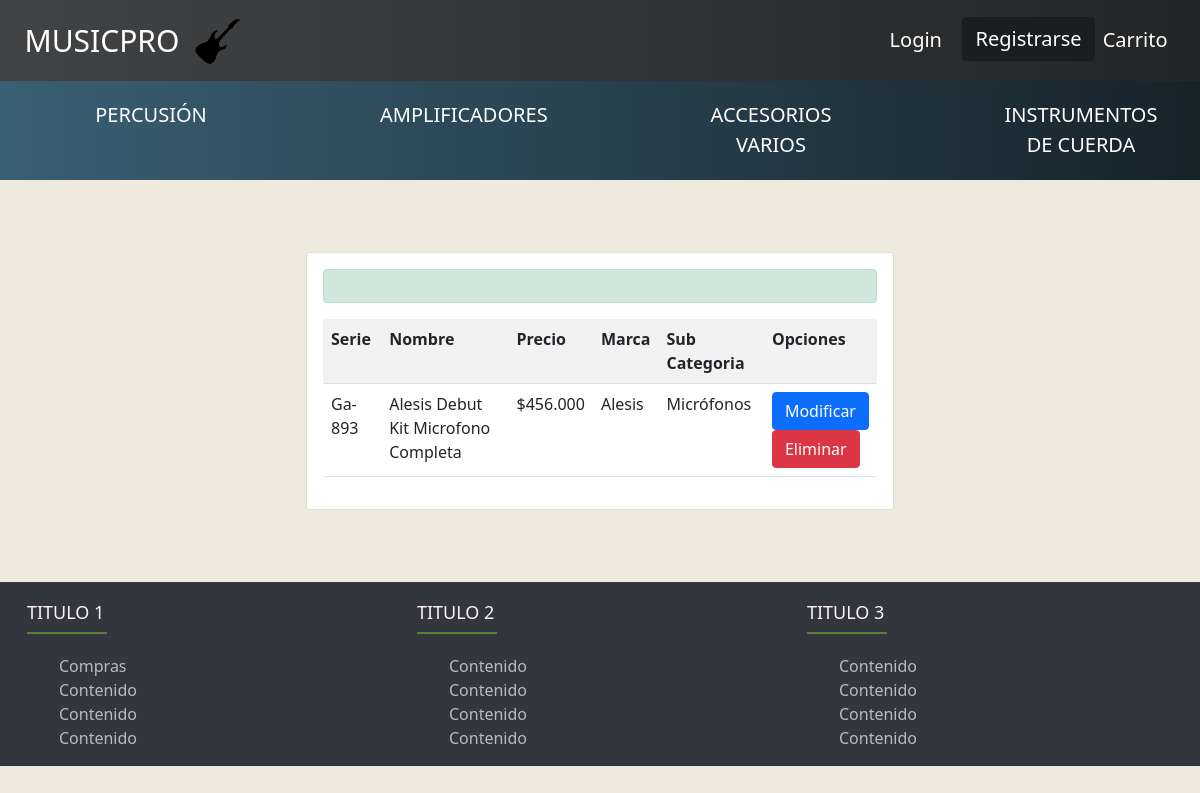
/list_product/, run on an earlier commit of the app's database.
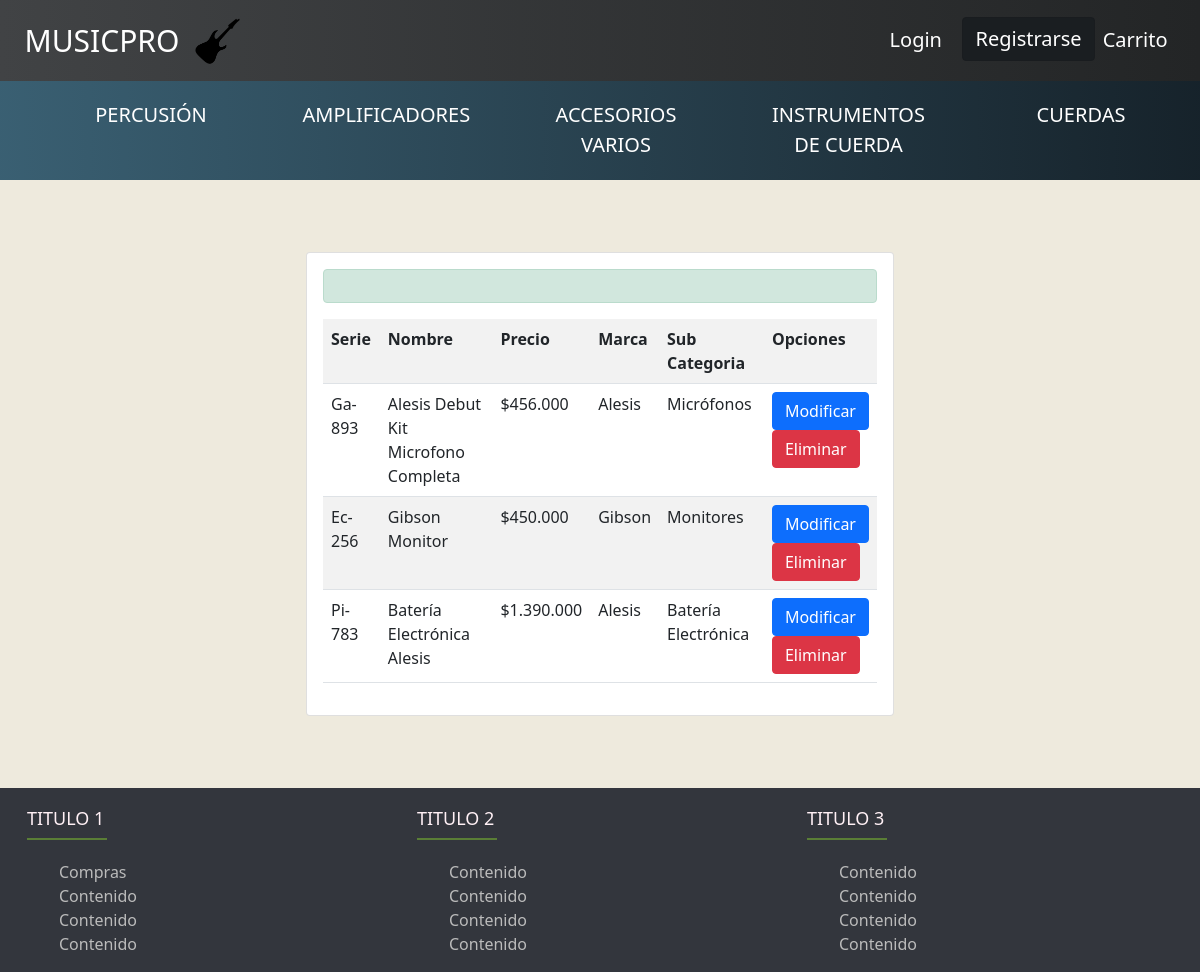
And on a later commit of the database.
### core/models.py (models this page shows, shortened)
class Categoria(models.Model):
    categoria = models.CharField(max_length=200, null=False)

class Producto(models.Model):
    serie_producto = models.CharField(null=False, max_length=20)
    marca = models.CharField(max_length=100, null=False)
    codigo = models.CharField(max_length=50, null=False)
    nombre = models.CharField(max_length=200, null=False)
    valor = models.IntegerField(null=False)
    fecha = models.DateTimeField(null=True)
    imagen = models.ImageField(upload_to="instrumentos", null=True)
    sub_categoria = models.ForeignKey(Sub_Categoria, on_delete=models.CASCADE)

class Sub_Categoria(models.Model):
    nom_subcat = models.CharField(max_length=200, null=False)
    categoria = models.ForeignKey(Categoria, on_delete=models.CASCADE)
    def __str__(self):
        return self.nom_subcat

### core/views.py (the view)
# urls.py: path('list_product/', views.list_product, name='list_product'),
def list_product(request):
    product = Producto.objects.all()
    all_categorias = Categoria.objects.all()
    data ={
        'product':product,
        'all_categorias' : all_categorias
    }
    return render(request, 'core/list_product.html', data)

### core/templates/core/list_product.html (shortened to what this page needs)
{% extends 'core/base.html' %}
{% block content %}
{% load humanize %}
<br>
<br>
<br>
<div class="row">
    <div class="col-12 col-md-6 offset-md-3">
        <div class="card">
            <div class="card-body">
                <div>
                    <p class="alert alert-success">{{ mensaje }}</p>
                </div>
                <table class="table table-striped table-hover">
                    <tr>
                        <th>Serie</th>
                        <th>Nombre</th>
                        <th>Precio</th>
                        <th>Marca</th>
                        <th>Sub Categoria</th>
                        <th>Opciones</th>
                    </tr>
                    {% for i in product %}
                    <tr>
                        <td>{{ i.serie_producto | title }}</td>
                        <td>{{ i.nombre | title }}</td>
                        <td>${{ i.valor | intcomma }}</td>
                        <td>{{ i.marca | title }}</td>
                        <td>{{ i.sub_categoria | title }}</td>
                        <td>
                            <a class="btn btn-primary" href="{% url 'modify_product' i.id %}">Modificar</a>
                            <br>
                            <a class="btn btn-danger" href="{% url 'delete_product' i.id %}">Eliminar</a>
                        </td>
                    </tr>
                    {% endfor %}
                </table>
            </div>
        </div>
    </div>
</div>
<br>
<br>
<br>
{% endblock %}

### core/templates/core/base.html (shortened to what this page needs)
{% load static %}
<!DOCTYPE html>
<html lang="es">
<head>
    <link rel="stylesheet" href="https://cdn.jsdelivr.net/npm/bootstrap-icons@1.5.0/font/bootstrap-icons.css">
    <link href="https://cdn.jsdelivr.net/npm/bootstrap@5.0.1/dist/css/bootstrap.min.css" rel="stylesheet">
    <link rel="stylesheet" href="{% static 'css/index.css' %}">
</head>
<body class="uwu">
    <nav class="navbar navbar-expand-lg  fixed-top">
        <div class="container-fluid">
            <a class="navbar-brand" style="font-size: 30px;" href="{% url 'index' %}">MUSICPRO</a>
            <img src="{% static 'img/music_pro.png' %}" style="width: 45px; padding-top: 10px;" alt="">
            <div class="collapse navbar-collapse " id="navbarSupportedContent">
                <ul class="navbar-nav ms-auto mb-2 mb-lg-0">
                    {% if user.is_authenticated %}
                        {% if user.is_superuser %}
                        <li class="nav-item">
                            <a class="btn btn-dark active" href="{% url 'new_product' %}">Agregar Producto</a>
                        </li>
                        &nbsp;
                        &nbsp;
                        <li class="nav-item">
                            <a class="btn btn-dark active" href="{% url 'list_product' %}">Lista de Productos</a>
                        </li>
                        &nbsp;
                        &nbsp;
                        <li class="nav-item">
                            <a class="btn btn-dark active" href="{% url 'list_category' %}">Categorias</a>
                        </li>
                        &nbsp;
                        &nbsp;
                        <li class="nav-item">
                            <a class="btn btn-dark active" href="{% url 'list_subcat' %}">SubCategorias</a>
                        </li>
                        {% endif %}
                    <li class="nav-item">
                        <a class="nav-link active">{{ user.username }}</a>
                    </li>
                    <li class="nav-item">
                        <a class="nav-link active" href="{% url 'logout' %}">Cerrar Sesión</a>
                    </li>
                    {% else %}
                    <li class="nav-item">
                        <a class="nav-link active" href="{% url 'login' %}">Login</a>
                    </li>
                    <li class="nav-item">
                        <a class="btn btn-dark active" href="{% url 'register' %}">Registrarse</a>
                    </li>
                    {% endif %}
                    <li>
                        <a href="{% url 'cart' %}" class="nav-item nav-link">Carrito</a>
                    </li>
                </ul>
            </div>
        </div>
    </nav>
    <div class="row">
        <div class="bottom_nav">
            <ul class="row">
                {% for c in all_categorias %}
                <li class="col col-md-2 col-sm-3 col-xs-6 "><a class="text-decoration-none" href="{% url 'sub_categories' c.id %}">{{c.categoria }}</a></li>
                {% endfor %}
            </ul>
        </div>
    </div>
    {% block content %} {% endblock %}
    <footer class="footer">
        <div class="container ">
            <div class="row">
                <div class="footer-col col-lg-4 col-md-2 col-sm-4 col-xs-12">
                    <h4>TITULO 1</h4>
                    <ul>
                        <li>
                            <a href="#">Compras</a>
                        </li>
                        <li>
                            <a href="#">contenido</a>
                        </li>
                        <li>
                            <a href="#">contenido</a>
                        </li>
                        <li>
                            <a href="#">contenido</a>
                        </li>
                    </ul>
                </div>
                <div class="footer-col col-lg-4 col-md-4 col-sm-4 col-xs-12">
                    <h4>TITULO 2 </h4>
                    <ul>
                        <li>
                            <a href="#">contenido</a>
                        </li>
                        <li>
                            <a href="#">contenido</a>
                        </li>
                        <li>
                            <a href="#">contenido</a>
                        </li>
                        <li>
                            <a href="#">contenido</a>
                        </li>
                    </ul>
                </div>
                <div class="footer-col  col-lg-4 col-md-4 col-sm-4 col-xs-12">
                    <h4>TITULO 3</h4>
                    <ul>
                        <li>
                            <a href="#">contenido</a>
                        </li>
                        <li>
                            <a href="#">contenido</a>
                        </li>
                        <li>
                            <a href="#">contenido</a>
                        </li>
                        <li>
                            <a href="#">contenido</a>
                        </li>
                    </ul>
                </div>
            </div>
        </div>
    </footer>
</body>
</html>

### core/static/css/index.css (style rules this page uses)
.uwu { background-color: rgb(238, 234, 221); }
.bottom_nav { width: 100%; background: #16222A; background: -webkit-linear-gradient(to right, #3A6073, #16222A); background: linear-gradient(to right, #3A6073, #16222A); height: 45px; padding: 80px 50px; padding-top: 100px; }
.bottom_nav ul { height: 45px; display: flex; justify-content: space-between; align-items: center; }
.bottom_nav ul li { height: 60px; text-align: center; }
.bottom_nav ul li a { color: #ffffff; text-transform: uppercase; font-size: 20px; }
.container-fluid a { font-size: 20px; color: #ffffff; }
.navbar { background: #232526; background: -webkit-linear-gradient(to right, #2c2c31, #232526); background: linear-gradient(to right, #414345, #232526); }
footer .container { max-width: 1170px; margin: auto; }
.footer { background-color: #33363d; }
ul { list-style: none; }
.footer { padding-top: 20px; }
.footer-col { text-transform: capitalize; }
footer .row { text-align: left; }
.footer-col h4 { font-size: 18px; color: lavenderblush; text-transform: capitalize; margin-bottom: 30px; font-weight: 500; position: relative; }
.footer-col ul li a { font-size: 16px; text-transform: capitalize; color: #fff; text-decoration: none; font-weight: 300; color: #bbb; display: block; }
.footer-col h4::before { content: ''; position: absolute; left: 10; bottom: -10px; background-color: rgb(90, 126, 54); height: 2px; box-sizing: border-box; width: 80px; }

What changed in the data, as far as the page shows it:
added Categoria: categoria "CUERDAS"
added Producto: serie_producto "Ec-256", nombre "Gibson Monitor", valor "450.000", marca "Gibson", sub_categoria "Monitores"
added Producto: serie_producto "Pi-783", nombre "Batería Electrónica Alesis", valor "1.390.000", marca "Alesis", sub_categoria "Batería Electrónica"
